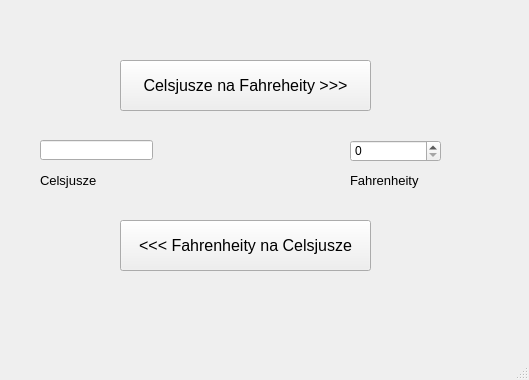
<?xml version="1.0" encoding="UTF-8"?>
<ui version="4.0">
 <class>MainWindow</class>
 <widget class="QMainWindow" name="MainWindow">
  <property name="geometry">
   <rect>
    <x>0</x>
    <y>0</y>
    <width>529</width>
    <height>380</height>
   </rect>
  </property>
  <property name="windowTitle">
   <string>MainWindow</string>
  </property>
  <widget class="QWidget" name="centralwidget">
   <widget class="QPushButton" name="btnCnaF">
    <property name="geometry">
     <rect>
      <x>120</x>
      <y>60</y>
      <width>251</width>
      <height>51</height>
     </rect>
    </property>
    <property name="font">
     <font>
      <pointsize>12</pointsize>
     </font>
    </property>
    <property name="text">
     <string>Celsjusze na Fahreheity &gt;&gt;&gt;</string>
    </property>
   </widget>
   <widget class="QPushButton" name="btnFnaC">
    <property name="geometry">
     <rect>
      <x>120</x>
      <y>220</y>
      <width>251</width>
      <height>51</height>
     </rect>
    </property>
    <property name="font">
     <font>
      <pointsize>12</pointsize>
     </font>
    </property>
    <property name="text">
     <string>&lt;&lt;&lt; Fahrenheity na Celsjusze</string>
    </property>
   </widget>
   <widget class="QLineEdit" name="editCel">
    <property name="geometry">
     <rect>
      <x>40</x>
      <y>140</y>
      <width>113</width>
      <height>20</height>
     </rect>
    </property>
   </widget>
   <widget class="QSpinBox" name="spinFahr">
    <property name="geometry">
     <rect>
      <x>350</x>
      <y>140</y>
      <width>91</width>
      <height>22</height>
     </rect>
    </property>
   </widget>
   <widget class="QLabel" name="label">
    <property name="geometry">
     <rect>
      <x>40</x>
      <y>170</y>
      <width>61</width>
      <height>21</height>
     </rect>
    </property>
    <property name="font">
     <font>
      <pointsize>10</pointsize>
     </font>
    </property>
    <property name="text">
     <string>Celsjusze</string>
    </property>
   </widget>
   <widget class="QLabel" name="label_2">
    <property name="geometry">
     <rect>
      <x>350</x>
      <y>170</y>
      <width>81</width>
      <height>21</height>
     </rect>
    </property>
    <property name="font">
     <font>
      <pointsize>10</pointsize>
     </font>
    </property>
    <property name="text">
     <string>Fahrenheity</string>
    </property>
   </widget>
  </widget>
  <widget class="QMenuBar" name="menubar">
   <property name="geometry">
    <rect>
     <x>0</x>
     <y>0</y>
     <width>529</width>
     <height>21</height>
    </rect>
   </property>
  </widget>
  <widget class="QStatusBar" name="statusbar"/>
 </widget>
 <resources/>
 <connections/>
</ui>
